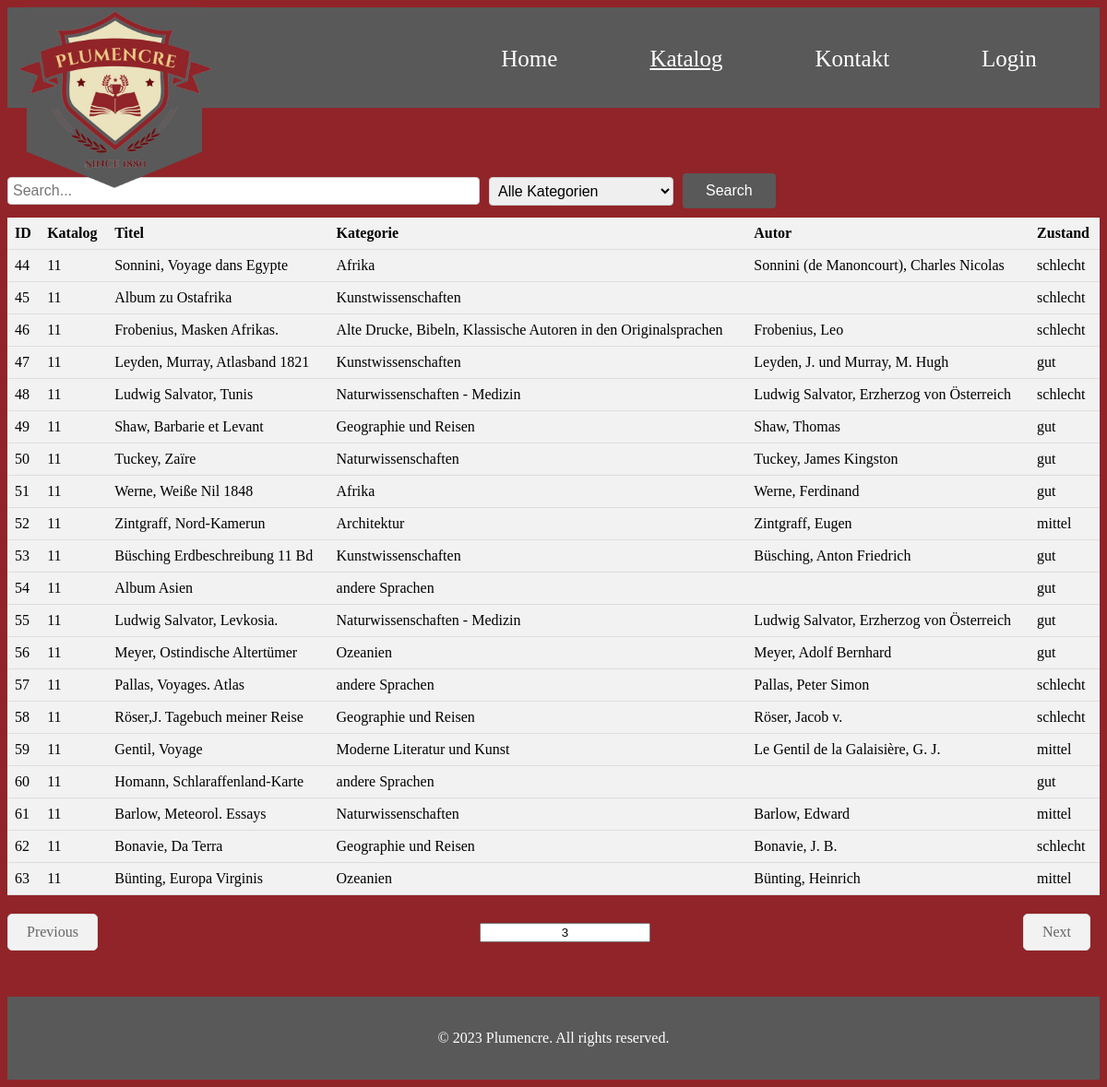
Page /katalog.php?page=3 on the committed database.
### tables this page shows
CREATE TABLE IF NOT EXISTS `buecher` (
  `id` int(10) UNSIGNED NOT NULL AUTO_INCREMENT,
  `katalog` int(11) NOT NULL,
  `nummer` int(11) NOT NULL,
  `kurztitle` text NOT NULL,
  `kategorie` int(11) NOT NULL,
  `verkauft` tinyint(1) NOT NULL,
  `kaufer` int(11) NOT NULL,
  `autor` text NOT NULL,
  `title` text NOT NULL,
  `sprache` varchar(250) NOT NULL,
  `foto` varchar(250) NOT NULL,
  `verfasser` int(11) NOT NULL,
  `zustand` char(1) NOT NULL,
  PRIMARY KEY (`id`),
  KEY `fk_buecher_kategorie` (`kategorie`)
);

CREATE TABLE IF NOT EXISTS `kategorien` (
  `id` int(11) NOT NULL AUTO_INCREMENT,
  `kategorie` varchar(100) NOT NULL,
  PRIMARY KEY (`id`)
);

CREATE TABLE IF NOT EXISTS `zustaende` (
  `zustand` char(1) NOT NULL,
  `beschreibung` varchar(100) NOT NULL,
  PRIMARY KEY (`zustand`),
  KEY `zustand` (`zustand`)
);

### katalog.php (the view, shortened to what this page needs)
<!DOCTYPE html>
<html lang="en">
<head>
    <link rel="stylesheet" href="index.css">
</head>
<body>
    <nav>
    <div class="logo">
        <a href="index.php"><img src="pictures/logo2.png" alt="Logo"></a>
    </div>
    <div class="menu">
        <ul>
        <li><a href="index.php">Home</a></li>
        <li><a href="katalog.php"><u>Katalog</u></a></li>
        <li><a href="kontakt.php">Kontakt</a></li>
        <li><a href="login.php">Login</a></li>
        </ul>
    </div>
    </nav>
    <?php
       include("includes.php");
        $results_per_page = 20;
        $current_page = isset($_GET['page']) ? $_GET['page'] : 1;
        $start_from = ($current_page - 1) * $results_per_page;
        $search = isset($_GET['search']) ? $_GET['search'] : '';
        echo "<div class='kata'>";
        echo "<form method='GET' action='katalog.php' class='search-form' >";
        echo "<input type='text' name='search' class='search-input' placeholder='Search...' value='".$search."'>";
            echo '<select name="category" class="search-select">
                <option value="0">Alle Kategorien</option>
                <option value="1">Alte Drucke</option>
                <option value="2">Geographie und Reisen</option>
                <option value="3">Geschichtswissenschaften</option>
                <option value="4">Naturwissenschaften</option>
                <option value="5">Kinderbücher</option>
                <option value="6">Moderne Literatur und Kunst</option>
                <option value="7">Moderne Kunst und Künstlergraphik</option>
                <option value="8">Kunstwissenschaften</option>
                <option value="9">Architektur</option>
                <option value="10">andere Sprachen</option>
                <option value="11">Naturwissenschaften - Medizin</option>
                <option value="12">Ozeanien</option>
                <option value="13">Afrika</option>
            </select>';
            echo '<input type="submit" class="search-submit" value="Search" name="submit">';
        echo '</form>';
        $where = "buecher.kategorie = kategorien.id AND buecher.zustand = zustaende.zustand AND(katalog LIKE '%$search%' OR kurztitle LIKE '%$search%' OR kategorien.kategorie LIKE '%$search%' OR autor LIKE '%$search%' OR zustaende.zustand LIKE '%$search%')";
            $sql = "SELECT
            buecher.*,
            kategorien.kategorie,
            zustaende.beschreibung
        FROM
            buecher,
            kategorien,
            zustaende
        WHERE
            $where
        ORDER BY
            buecher.id
        LIMIT $start_from, $results_per_page";
        $result = mysqli_query($conn, $sql);
        $sql_count = "SELECT COUNT(*) FROM buecher WHERE katalog LIKE '%$search%' OR kurztitle LIKE '%$search%' OR kategorie LIKE '%$search%' OR autor LIKE '%$search%' OR zustand LIKE '%$search%'";
        $result_count = mysqli_query($conn, $sql_count);
        $row_count = mysqli_fetch_array($result_count)[0];
        $total_pages = ceil($row_count / $results_per_page);
        echo "<div class='kata'>";
        echo "<table><tr><th>ID</th><th>Katalog</th><th>Titel</th><th>Kategorie</th><th>Autor</th><th>Zustand</th></tr>";
        while ($row = mysqli_fetch_assoc($result)) {
            echo "<tr>";
            echo "<td><a href='details.php?id=".$row['id']."'>".$row['id']."</a></td>";
            echo "<td><a href='details.php?id=".$row['id']."'>".$row['katalog']."</a></td>";
            echo "<td><a href='details.php?id=".$row['id']."'>".$row['kurztitle']."</a></td>";
            echo "<td><a href='details.php?id=".$row['id']."'>".$row['kategorie']."</a></td>";
            echo "<td><a href='details.php?id=".$row['id']."'>".$row['autor']."</a></td>";
            echo "<td><a href='details.php?id=".$row['id']."'>".$row['beschreibung']."</a></td>";
            echo "</tr>";
          }
        echo "</table>";
        echo "<div class='pagination'>";
        if ($current_page > 1) {
            if (isset($_GET['category'])){
                echo "<a href='katalog.php?page=".($current_page-1)."&category=".$category."&search=".$search."' class='previous'>Previous</a>";
            } else {
                echo "<a href='katalog.php?page=".($current_page-1)."' class='previous'>Previous</a>";
            }
        } else {
            echo "<a href='katalog.php?page=1' class='empty'></a>";
        }
        if ($current_page < $total_pages) {
            echo "<form method='GET' action='katalog.php' onsubmit='event.preventDefault(); this.submit();'>";
            echo "<input type='text' name='page' value='".$current_page."' class='current-page' pattern='[0-9]+' title='Please enter a valid page number'>";
            echo "</form>";
        }
        if ($current_page < $total_pages) {
            if (isset($_GET['category'])){
                echo "<a href='katalog.php?page=".($current_page+1)."&category=".$category."&search=".$search."' class='next'>Next</a>";
            } else {
                echo "<a href='katalog.php?page=".($current_page+1)."' class='next'>Next</a>";
            }
        }
        echo "</div>";
        echo "</div>"
    ?>
    <footer>
        <p>&copy; 2023 Plumencre. All rights reserved.</p>
    </footer>
</body>
</html>

### index.css (style rules this page uses)
body { background-color: #912428; }
nav { display: flex; justify-content: space-between; align-items: center; background-color: #595959; padding: 10px; padding-top: 13px; margin-bottom: 6%; }
.logo { position: relative; }
.logo img { position: absolute; top: -60px; left: 0px; height: 200px; }
.menu { margin-right: 5%; }
.menu ul { display: flex; list-style: none; margin: 0; padding: 5% 0%; }
.menu li { margin-right: 100px; }
.menu li:last-child { margin-right: 0%; }
.menu a { font-family: 'Merriweather', serif; color: #fff; text-decoration: none; font-size: 25px; }
footer { background-color: #595959; color: #fff; text-align: center; padding: 20px; margin-top: 50px; }
.pagination { display: flex; justify-content: space-between; align-items: center; margin-top: 20px; }
.previous, .next { display: inline-block; padding: 10px 20px; background-color: #f2f2f2; border: 1px solid #ddd; border-radius: 5px; color: #666; text-decoration: none; margin-right: 10px; }
.previous { float: left; }
.current-page { text-align: center; }
.next { float: right; }
table { background-color: #f2f2f2; }
a { text-decoration: none; color: inherit; }
.search-form { display: flex; align-items: center; justify-content: flex-start; margin: 10px 0px; }
.search-input { width: 500px; padding: 5px; font-size: 16px; border: 1px solid #ccc; border-radius: 4px; margin-right: 10px; }
.search-select { width: 200px; padding: 5px; font-size: 16px; border: 1px solid #ccc; border-radius: 4px; margin-right: 10px; }
.search-submit { padding: 10px 25px; font-size: 16px; background-color: #595959; color: white; border: none; border-radius: 4px; cursor: pointer; }

### katalog.php (style rules this page uses)
table { width: 100%; border-collapse: collapse; }
th, td { padding: 8px; text-align: left; border-bottom: 1px solid #ddd; }
th { background-color: #f2f2f2; }

### rows in the picture
buecher: id "44", katalog "11", kurztitle "Sonnini, Voyage dans Egypte", kategorien.kategorie "Afrika", autor "Sonnini (de Manoncourt), Charles Nicolas", zustaende.beschreibung "schlecht"
buecher: id "45", katalog "11", kurztitle "Album zu Ostafrika", kategorien.kategorie "Kunstwissenschaften", zustaende.beschreibung "schlecht"
buecher: id "46", katalog "11", kurztitle "Frobenius, Masken Afrikas.", kategorien.kategorie "Alte Drucke, Bibeln, Klassische Autoren in den Originalsprachen", autor "Frobenius, Leo", zustaende.beschreibung "schlecht"
buecher: id "47", katalog "11", kurztitle "Leyden, Murray, Atlasband 1821", kategorien.kategorie "Kunstwissenschaften", autor "Leyden, J. und Murray, M. Hugh", zustaende.beschreibung "gut"
buecher: id "48", katalog "11", kurztitle "Ludwig Salvator, Tunis", kategorien.kategorie "Naturwissenschaften - Medizin", autor "Ludwig Salvator, Erzherzog von Österreich", zustaende.beschreibung "schlecht"
buecher: id "49", katalog "11", kurztitle "Shaw, Barbarie et Levant", kategorien.kategorie "Geographie und Reisen", autor "Shaw, Thomas", zustaende.beschreibung "gut"
buecher: id "50", katalog "11", kurztitle "Tuckey, Zaïre", kategorien.kategorie "Naturwissenschaften", autor "Tuckey, James Kingston", zustaende.beschreibung "gut"
buecher: id "51", katalog "11", kurztitle "Werne, Weiße Nil 1848", kategorien.kategorie "Afrika", autor "Werne, Ferdinand", zustaende.beschreibung "gut"
buecher: id "52", katalog "11", kurztitle "Zintgraff, Nord-Kamerun", kategorien.kategorie "Architektur", autor "Zintgraff, Eugen", zustaende.beschreibung "mittel"
buecher: id "53", katalog "11", kurztitle "Büsching Erdbeschreibung 11 Bd", kategorien.kategorie "Kunstwissenschaften", autor "Büsching, Anton Friedrich", zustaende.beschreibung "gut"
buecher: id "54", katalog "11", kurztitle "Album Asien", kategorien.kategorie "andere Sprachen", zustaende.beschreibung "gut"
buecher: id "55", katalog "11", kurztitle "Ludwig Salvator, Levkosia.", kategorien.kategorie "Naturwissenschaften - Medizin", autor "Ludwig Salvator, Erzherzog von Österreich", zustaende.beschreibung "gut"
buecher: id "56", katalog "11", kurztitle "Meyer, Ostindische Altertümer", kategorien.kategorie "Ozeanien", autor "Meyer, Adolf Bernhard", zustaende.beschreibung "gut"
buecher: id "57", katalog "11", kurztitle "Pallas, Voyages. Atlas", kategorien.kategorie "andere Sprachen", autor "Pallas, Peter Simon", zustaende.beschreibung "schlecht"
buecher: id "58", katalog "11", kurztitle "Röser,J. Tagebuch meiner Reise", kategorien.kategorie "Geographie und Reisen", autor "Röser, Jacob v.", zustaende.beschreibung "schlecht"
buecher: id "59", katalog "11", kurztitle "Gentil, Voyage", kategorien.kategorie "Moderne Literatur und Kunst", autor "Le Gentil de la Galaisière, G. J.", zustaende.beschreibung "mittel"
buecher: id "60", katalog "11", kurztitle "Homann, Schlaraffenland-Karte", kategorien.kategorie "andere Sprachen", zustaende.beschreibung "gut"
buecher: id "61", katalog "11", kurztitle "Barlow, Meteorol. Essays", kategorien.kategorie "Naturwissenschaften", autor "Barlow, Edward", zustaende.beschreibung "mittel"
buecher: id "62", katalog "11", kurztitle "Bonavie, Da Terra", kategorien.kategorie "Geographie und Reisen", autor "Bonavie, J. B.", zustaende.beschreibung "schlecht"
buecher: id "63", katalog "11", kurztitle "Bünting, Europa Virginis", kategorien.kategorie "Ozeanien", autor "Bünting, Heinrich", zustaende.beschreibung "mittel"
